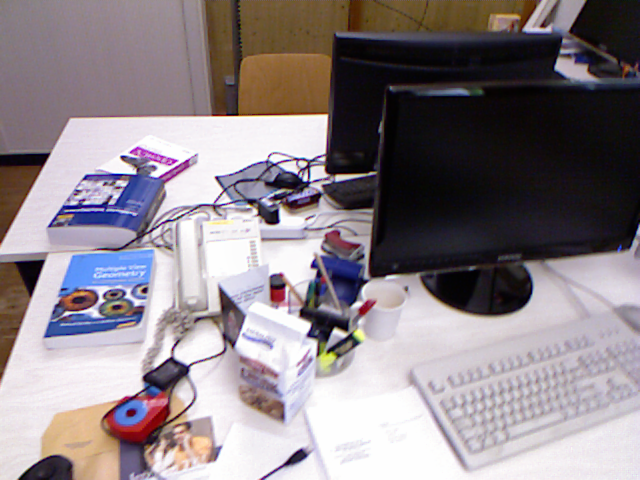
//> input picture SLAM_obj/RBG-D-SLAM/data/rgb/rgb1.png, 640 x 480 px
$ ./detecFeatures   (built with g++ and OpenCV 4)
//> lines starting //> are read from the running program, lines starting //| are printed output that depends on the picture

#include <iostream>
#include "slamBase.hpp"

#include <opencv2/features2d/features2d.hpp>
#include <opencv2/calib3d/calib3d.hpp>

using namespace std;
using namespace cv;

int main(int argc, char** argv)
{
    // 读取深度图 和 rgb 图像
    Mat rgb1 = imread("../data/rgb/rgb1.png");
//> rgb1 is the input picture: 480 rows x 640 cols, CV_8UC3; mean B, G, R 137.2, 131.9, 141.2
    Mat rgb2 = imread("../data/rgb/rgb2.png");
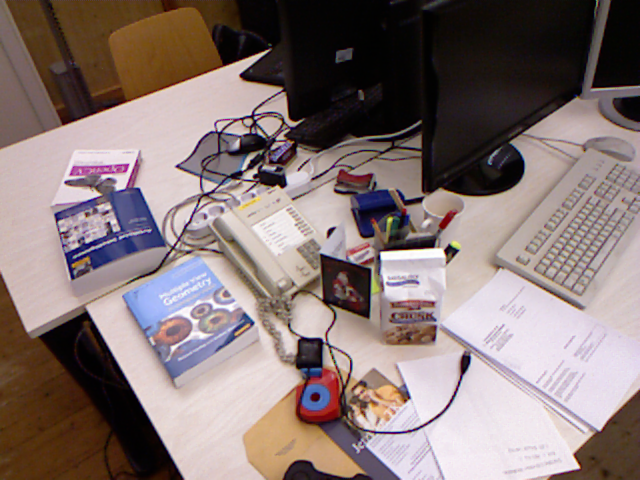
//> input picture SLAM_obj/RBG-D-SLAM/data/rgb/rgb2.png, 640 x 480 px
//> rgb2 is the input picture: 480 rows x 640 cols, CV_8UC3; mean B, G, R 117.4, 119.2, 134.7

    Mat depth1 = imread("../data/depth/depth1.png");
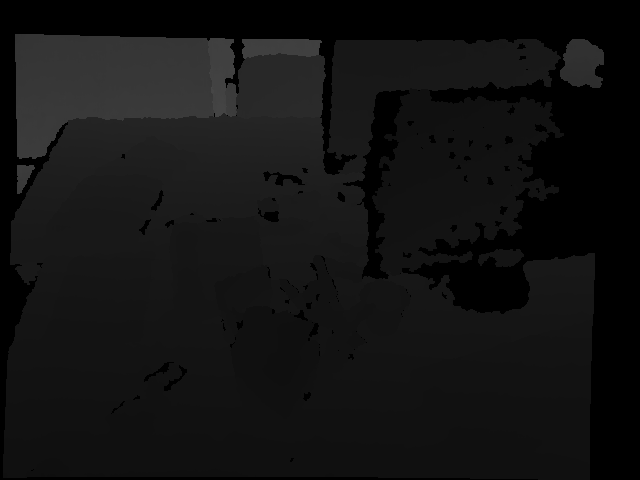
//> input picture SLAM_obj/RBG-D-SLAM/data/depth/depth1.png, 640 x 480 px
//> depth1 is the input picture: 480 rows x 640 cols, CV_8UC3; min 0, max 70, mean 18.4
    Mat depth2 = imread("../data/depth/depth2.png");
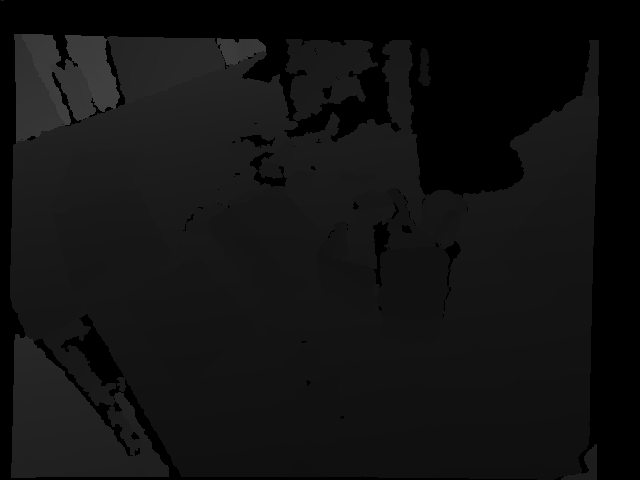
//> input picture SLAM_obj/RBG-D-SLAM/data/depth/depth2.png, 640 x 480 px
//> depth2 is the input picture: 480 rows x 640 cols, CV_8UC3; min 0, max 67, mean 17.6

    cout << "reading image and depth ...." << endl;

    // 特征提取 描述子 对象
    cv::Ptr<cv::FeatureDetector> detector;
    cv::Ptr<cv::DescriptorExtractor> descriptor;

    detector = cv::ORB::create();
    descriptor = cv::ORB::create();

    cout << "reading image and depth ...." << endl;

    vector<cv::KeyPoint> keypoint1, keypoint2;
    detector->detect(rgb1, keypoint2);
//> keypoint2 = 500 keypoints; strongest (x, y, size): (304, 180, 31), (276, 219, 53.6), (336, 331, 77.1), (121, 157, 31)
    detector->detect(rgb2, keypoint2);
//> keypoint2 = 500 keypoints; strongest (x, y, size): (381, 254, 31), (380, 253, 37.2), (382, 252, 44.6), (251, 178, 31)


    cv::Mat keyPointImg;
    drawKeypoints(rgb1, keypoint1, keyPointImg, Scalar::all(-1), DrawMatchesFlags::DRAW_RICH_KEYPOINTS);
//> keypoint1 = 0 keypoints
    cv::imshow("KeyPoingImg", keyPointImg);
//    imwrite("../data/keyPointImg.png", keyPointImg);
    waitKey(0);

    // 计算描述子
    Mat descript1, descript2;
    descriptor->compute(rgb1, keypoint1, descript1);
//> descript1 = empty
    descriptor->compute(rgb2, keypoint2, descript2);

    // 匹配描述子
    vector<DMatch> matchers;
    BFMatcher matcher;
    matcher.match(descript1, descript2, matchers);
//> matchers = 0 matches

    // 保存特征匹配
    Mat MatcherImg;
    cv::drawMatches(rgb1, keypoint1, rgb2, keypoint2, matchers, MatcherImg);
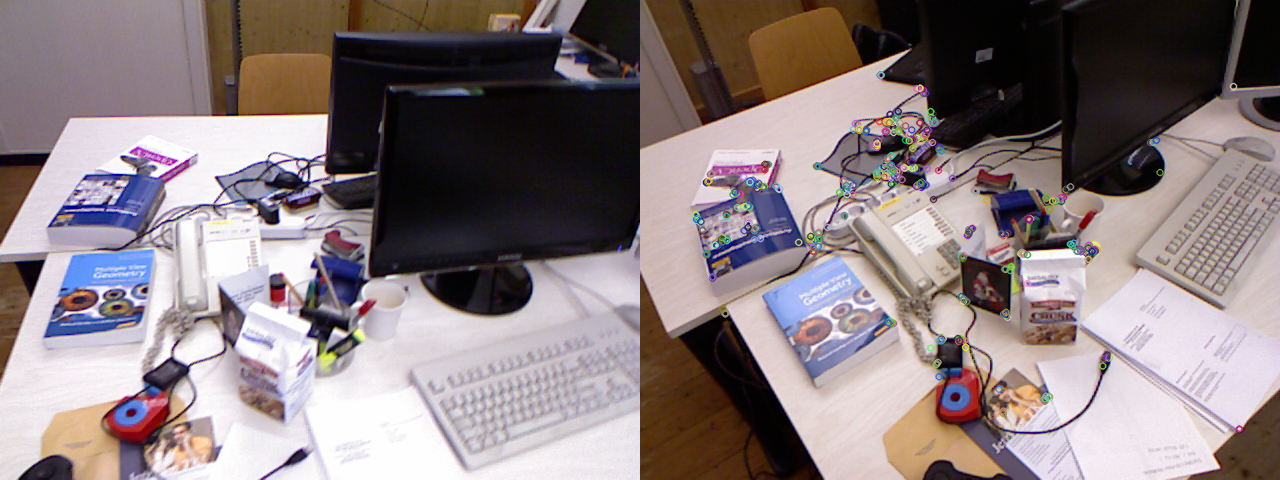
//> MatcherImg: 480 rows x 1280 cols, CV_8UC3; mean B, G, R 127.4, 125.7, 138
    cv::imshow("MatcherImg", MatcherImg);
//    cv::imwrite("../data/MatherImg.png", MatcherImg);
    waitKey(0);

    // 筛选匹配 选择最小距离匹配
    vector<DMatch> goodMatchers;
    double minDis = 9999;
    for(size_t i = 0; i < matchers.size(); i++)
    {
        if(matchers[i].distance < minDis)
        {
            minDis = matchers[i].distance;
        }
    }
//> this loop made 0 passes
//> after the loop, minDis = 9999

    for(size_t i = 0; i < matchers.size(); i++)
    {
        if(matchers[i].distance < 4 * minDis)
        {
            goodMatchers.push_back(matchers[i]);
        }
    }
//> after the loop, goodMatchers = 0 matches

    // 保存最小匹配
    Mat goodMatcherImg;
    drawMatches(rgb1, keypoint1, rgb2, keypoint2, goodMatchers, goodMatcherImg);
    imshow("goodMatcherImg", goodMatcherImg);
//    imwrite("../data/goodMatcherImg.png", goodMatcherImg);
    waitKey(0);


    // 计算图像之间的运动
    vector<Point3f> point3D;
    vector<Point2f> point2D;

//> (the run ends here: the program needs code that is not available in this run, at `CAMERA_INTRINSIC_PARAMETERS camera;`)
